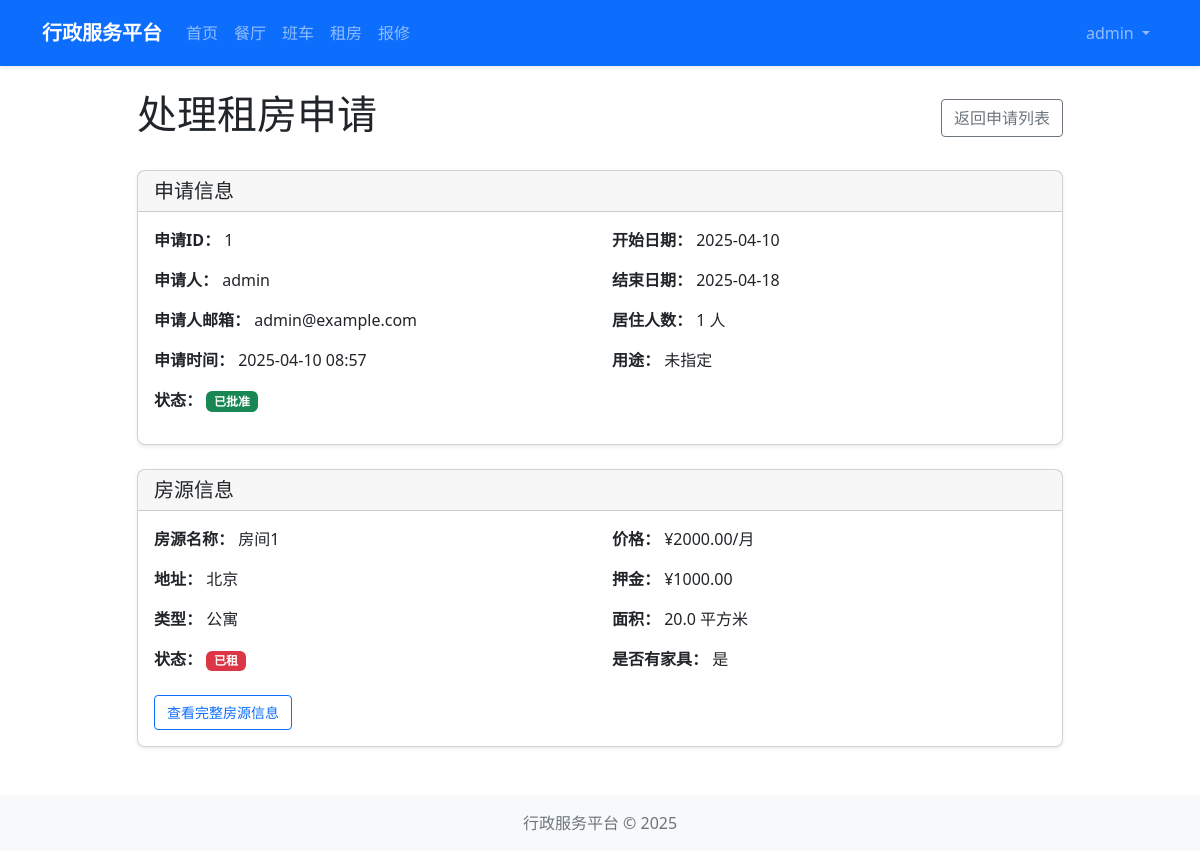
The page /housing/admin/applications/1 (signed in) on the database its author committed.
### models/user.py (models this page shows, shortened)
class User(UserMixin, db.Model):
    __tablename__ = 'users'
    id = db.Column(db.Integer, primary_key=True)
    username = db.Column(db.String(64), unique=True, nullable=False)
    email = db.Column(db.String(120), unique=True, nullable=False)
    password_hash = db.Column(db.String(128))
    role = db.Column(db.String(20), default='user')  # 'admin' or 'user'
    created_at = db.Column(db.DateTime, default=datetime.utcnow)
    def is_admin(self):
        return self.role == 'admin'

### models/housing.py (models this page shows, shortened)
class HousingApplication(db.Model):
    __tablename__ = 'housing_applications'
    id = db.Column(db.Integer, primary_key=True)
    user_id = db.Column(db.Integer, db.ForeignKey('users.id'), nullable=False)
    housing_id = db.Column(db.Integer, db.ForeignKey('housing.id'), nullable=False)
    start_date = db.Column(db.Date, nullable=False)
    end_date = db.Column(db.Date)
    occupants = db.Column(db.Integer, default=1)
    purpose = db.Column(db.Text)
    status = db.Column(db.String(20), default='pending')  # pending, approved, rejected, canceled
    notes = db.Column(db.Text)
    created_at = db.Column(db.DateTime, default=datetime.utcnow)
    housing = db.relationship('Housing', backref=db.backref('applications', lazy=True))
    user = db.relationship('User', backref=db.backref('housing_applications', lazy=True))

class Housing(db.Model):
    __tablename__ = 'housing'
    id = db.Column(db.Integer, primary_key=True)
    name = db.Column(db.String(100), nullable=False)
    address = db.Column(db.String(200), nullable=False)
    type = db.Column(db.String(50))  # apartment, dormitory, house, etc.
    area = db.Column(db.Float)  # 面积，单位平方米
    floor = db.Column(db.Integer)
    rooms = db.Column(db.Integer)  # 房间数
    price = db.Column(db.Float, nullable=False)
    deposit = db.Column(db.Float)
    is_furnished = db.Column(db.Boolean, default=False)
    facilities = db.Column(db.Text)  # 设施，以逗号分隔
    description = db.Column(db.Text)
    status = db.Column(db.String(20), default='available')  # available, occupied, maintenance
    created_at = db.Column(db.DateTime, default=datetime.utcnow)
    photos = db.relationship('HousingPhoto', backref='housing', lazy=True, cascade='all, delete-orphan')

### routes/housing.py (the view, shortened to what this page needs)
@housing_bp.route('/admin/applications/<int:id>', methods=['GET', 'POST'])
@login_required
def process_application(id):
    if not current_user.is_admin():
        abort(403)
    application = HousingApplication.query.get_or_404(id)
    form = FlaskForm()
    return render_template('housing/admin/process_application.html', application=application, form=form)

### extensions.py (called while the page is built)
def init_extensions(app):
    db.init_app(app)
    login_manager.init_app(app)
    csrf.init_app(app)
    login_manager.login_view = 'auth.login'
    from models.user import User
    @login_manager.user_loader
    def load_user(user_id):
        return User.query.get(int(user_id))

### templates/housing/admin/process_application.html (shortened to what this page needs)
{% extends "layout.html" %}
{% block content %}
<div class="row">
    <div class="col-md-10 mx-auto">
        <div class="d-flex justify-content-between align-items-center mb-4">
            <h1>处理租房申请</h1>
            <a href="{{ url_for('housing.manage_applications') }}" class="btn btn-outline-secondary">返回申请列表</a>
        </div>
        <div class="card mb-4">
            <div class="card-header">
                <h5 class="card-title mb-0">申请信息</h5>
            </div>
            <div class="card-body">
                <div class="row">
                    <div class="col-md-6">
                        <p><strong>申请ID：</strong> {{ application.id }}</p>
                        <p><strong>申请人：</strong> {{ application.user.username }}</p>
                        <p><strong>申请人邮箱：</strong> {{ application.user.email }}</p>
                        <p><strong>申请时间：</strong> {{ application.created_at.strftime('%Y-%m-%d %H:%M') }}</p>
                        <p><strong>状态：</strong>
                            {% if application.status == 'pending' %}
                                <span class="badge bg-warning">待处理</span>
                            {% elif application.status == 'approved' %}
                                <span class="badge bg-success">已批准</span>
                            {% elif application.status == 'rejected' %}
                                <span class="badge bg-danger">已拒绝</span>
                            {% elif application.status == 'canceled' %}
                                <span class="badge bg-secondary">已取消</span>
                            {% endif %}
                        </p>
                    </div>
                    <div class="col-md-6">
                        <p><strong>开始日期：</strong> {{ application.start_date.strftime('%Y-%m-%d') }}</p>
                        <p><strong>结束日期：</strong> {{ application.end_date.strftime('%Y-%m-%d') if application.end_date else '无限期' }}</p>
                        <p><strong>居住人数：</strong> {{ application.occupants }} 人</p>
                        <p><strong>用途：</strong> {{ application.purpose or '未指定' }}</p>
                    </div>
                </div>
            </div>
        </div>
        <div class="card mb-4">
            <div class="card-header">
                <h5 class="card-title mb-0">房源信息</h5>
            </div>
            <div class="card-body">
                <div class="row">
                    <div class="col-md-6">
                        <p><strong>房源名称：</strong> {{ application.housing.name }}</p>
                        <p><strong>地址：</strong> {{ application.housing.address }}</p>
                        <p><strong>类型：</strong>
                            {% if application.housing.type == 'apartment' %}公寓
                            {% elif application.housing.type == 'dormitory' %}宿舍
                            {% elif application.housing.type == 'house' %}独栋住宅
                            {% else %}{{ application.housing.type }}{% endif %}
                        </p>
                        <p><strong>状态：</strong>
                            {% if application.housing.status == 'available' %}
                                <span class="badge bg-success">可租</span>
                            {% elif application.housing.status == 'occupied' %}
                                <span class="badge bg-danger">已租</span>
                            {% elif application.housing.status == 'maintenance' %}
                                <span class="badge bg-warning">维修中</span>
                            {% else %}
                                <span class="badge bg-secondary">{{ application.housing.status }}</span>
                            {% endif %}
                        </p>
                    </div>
                    <div class="col-md-6">
                        <p><strong>价格：</strong> ¥{{ "%.2f"|format(application.housing.price) }}/月</p>
                        <p><strong>押金：</strong> ¥{{ "%.2f"|format(application.housing.deposit) if application.housing.deposit else '无' }}</p>
                        <p><strong>面积：</strong> {{ application.housing.area }} 平方米</p>
                        <p><strong>是否有家具：</strong> {{ '是' if application.housing.is_furnished else '否' }}</p>
                    </div>
                </div>
                <div class="mt-2">
                    <a href="{{ url_for('housing.detail', id=application.housing.id) }}" class="btn btn-sm btn-outline-primary" target="_blank">查看完整房源信息</a>
                </div>
            </div>
        </div>
    </div>
</div>
{% endblock %}

### templates/layout.html (shortened to what this page needs)
<!DOCTYPE html>
<html lang="zh-CN">
<head>
    <link href="https://cdn.jsdelivr.net/npm/bootstrap@5.2.3/dist/css/bootstrap.min.css" rel="stylesheet">
    <link rel="stylesheet" href="{{ url_for('static', filename='css/style.css') }}">
</head>
<body>
    <nav class="navbar navbar-expand-lg navbar-dark bg-primary">
        <div class="container">
            <a class="navbar-brand" href="{{ url_for('main.index') }}">行政服务平台</a>
            <div class="collapse navbar-collapse" id="navbarSupportedContent">
                <ul class="navbar-nav me-auto mb-2 mb-lg-0">
                    <li class="nav-item">
                        <a class="nav-link" href="{{ url_for('main.index') }}">首页</a>
                    </li>
                    <li class="nav-item">
                        <a class="nav-link" href="{{ url_for('restaurant.index') }}">餐厅</a>
                    </li>
                    <li class="nav-item">
                        <a class="nav-link" href="{{ url_for('shuttle.index') }}">班车</a>
                    </li>
                    <li class="nav-item">
                        <a class="nav-link" href="{{ url_for('housing.index') }}">租房</a>
                    </li>
                    <li class="nav-item">
                        <a class="nav-link" href="{{ url_for('repair.index') }}">报修</a>
                    </li>
                </ul>
                <ul class="navbar-nav ms-auto">
                    {% if current_user.is_authenticated %}
                        <li class="nav-item dropdown">
                            <a class="nav-link dropdown-toggle" href="#" id="navbarDropdown" role="button" data-bs-toggle="dropdown" aria-expanded="false">
                                {{ current_user.username }}
                            </a>
                        </li>
                    {% endif %}
                </ul>
            </div>
        </div>
    </nav>
    <main class="container mt-4 mb-4">
        {% block content %}{% endblock %}
    </main>
    <footer class="footer bg-light py-3 mt-auto">
        <div class="container text-center">
            <span class="text-muted">行政服务平台 &copy; {{ now.year }}</span>
        </div>
    </footer>
</body>
</html>

### static/css/style.css (style rules this page uses)
body { display: flex; flex-direction: column; min-height: 100vh; }
main { flex: 1; }
.footer { margin-top: auto; }
.card { border-radius: 0.5rem; box-shadow: 0 0.125rem 0.25rem rgba(0, 0, 0, 0.075); transition: all 0.3s ease; }
.btn { border-radius: 0.25rem; padding: 0.375rem 0.75rem; font-weight: 500; }
.navbar { padding: 0.8rem 1rem; box-shadow: 0 0.125rem 0.25rem rgba(0, 0, 0, 0.075); }
.navbar-brand { font-weight: 600; font-size: 1.25rem; }

### rows shown on the page
User: username "admin", user.username "admin", user.email "admin@example.com"
HousingApplication: id "1", created_at "2025-04-10 08:57", start_date "2025-04-10", end_date "2025-04-18", occupants "1", purpose "未指定"
Housing: housing.name "房间1", housing.address "北京", housing.price "2000.00", deposit "1000.00", housing.area "20.0", is_furnished "是"
